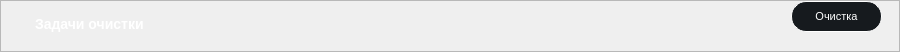
      <widget class="QFrame" name="frame_CleaningTasks">
       <property name="geometry">
        <rect>
         <x>10</x>
         <y>469</y>
         <width>900</width>
         <height>45</height>
        </rect>
       </property>
       <property name="minimumSize">
        <size>
         <width>900</width>
         <height>0</height>
        </size>
       </property>
       <property name="maximumSize">
        <size>
         <width>900</width>
         <height>45</height>
        </size>
       </property>
       <property name="styleSheet">
        <string notr="true">/* styles.qss */

#frame_CleaningTasks {
    background-color: #161A1E;
    border-radius: 15px; /* Установите значение по вашему усмотрению для достижения овальной формы */
}
</string>
       </property>
       <property name="frameShape">
        <enum>QFrame::StyledPanel</enum>
       </property>
       <property name="frameShadow">
        <enum>QFrame::Raised</enum>
       </property>
       <layout class="QHBoxLayout" name="horizontalLayout_10">
        <property name="spacing">
         <number>0</number>
        </property>
        <property name="leftMargin">
         <number>0</number>
        </property>
        <property name="topMargin">
         <number>0</number>
        </property>
        <property name="rightMargin">
         <number>0</number>
        </property>
        <property name="bottomMargin">
         <number>0</number>
        </property>
        <item>
         <widget class="QFrame" name="frame_10">
          <property name="minimumSize">
           <size>
            <width>0</width>
            <height>50</height>
           </size>
          </property>
          <property name="styleSheet">
           <string notr="true">background-color: transparent;</string>
          </property>
          <property name="frameShape">
           <enum>QFrame::StyledPanel</enum>
          </property>
          <property name="frameShadow">
           <enum>QFrame::Raised</enum>
          </property>
          <widget class="QPushButton" name="pushCleaningTasks">
           <property name="geometry">
            <rect>
             <x>790</x>
             <y>0</y>
             <width>91</width>
             <height>31</height>
            </rect>
           </property>
           <property name="minimumSize">
            <size>
             <width>91</width>
             <height>31</height>
            </size>
           </property>
           <property name="maximumSize">
            <size>
             <width>91</width>
             <height>31</height>
            </size>
           </property>
           <property name="baseSize">
            <size>
             <width>0</width>
             <height>0</height>
            </size>
           </property>
           <property name="styleSheet">
            <string notr="true">/* styles.qss */

QPushButton {
    background-color: #161A1E;
    border-radius: 15px;
    color: white; /* Установите цвет текста */
    font-size: 11px; /* Установите размер шрифта */
    padding: 10px 20px; /* Установите отступы */
    border: 1px solid white; /* Уменьшаем толщину обводки до 1 пикселя */
}

QPushButton:hover {
    background-color: #2C3236;
    transition: background-color 0.3s ease;
}
</string>
           </property>
           <property name="text">
            <string>Очистка</string>
           </property>
          </widget>
          <widget class="QLabel" name="labelTextCleaningTasks">
           <property name="geometry">
            <rect>
             <x>30</x>
             <y>10</y>
             <width>341</width>
             <height>21</height>
            </rect>
           </property>
           <property name="styleSheet">
            <string notr="true">/* styles.qss */

QLabel {
    color: white; /* Установите цвет текста в белый */
    font-size: 14px; /* Установите размер шрифта в 14 пикселей */
    font-family: &quot;Times New Roman&quot;; /* Установите тип шрифта по вашему выбору */
    font-weight: bold; /* Установите жирность шрифта (если нужно) */
    margin-top: 5px; /* Опустить текст на 10 пикселей вниз */
}
</string>
           </property>
           <property name="text">
            <string>Задачи очистки</string>
           </property>
          </widget>
          <widget class="QLabel" name="labelCleaningTasks">
           <property name="geometry">
            <rect>
             <x>616</x>
             <y>10</y>
             <width>101</width>
             <height>20</height>
            </rect>
           </property>
           <property name="text">
            <string/>
           </property>
          </widget>
         </widget>
        </item>
       </layout>
      </widget>
